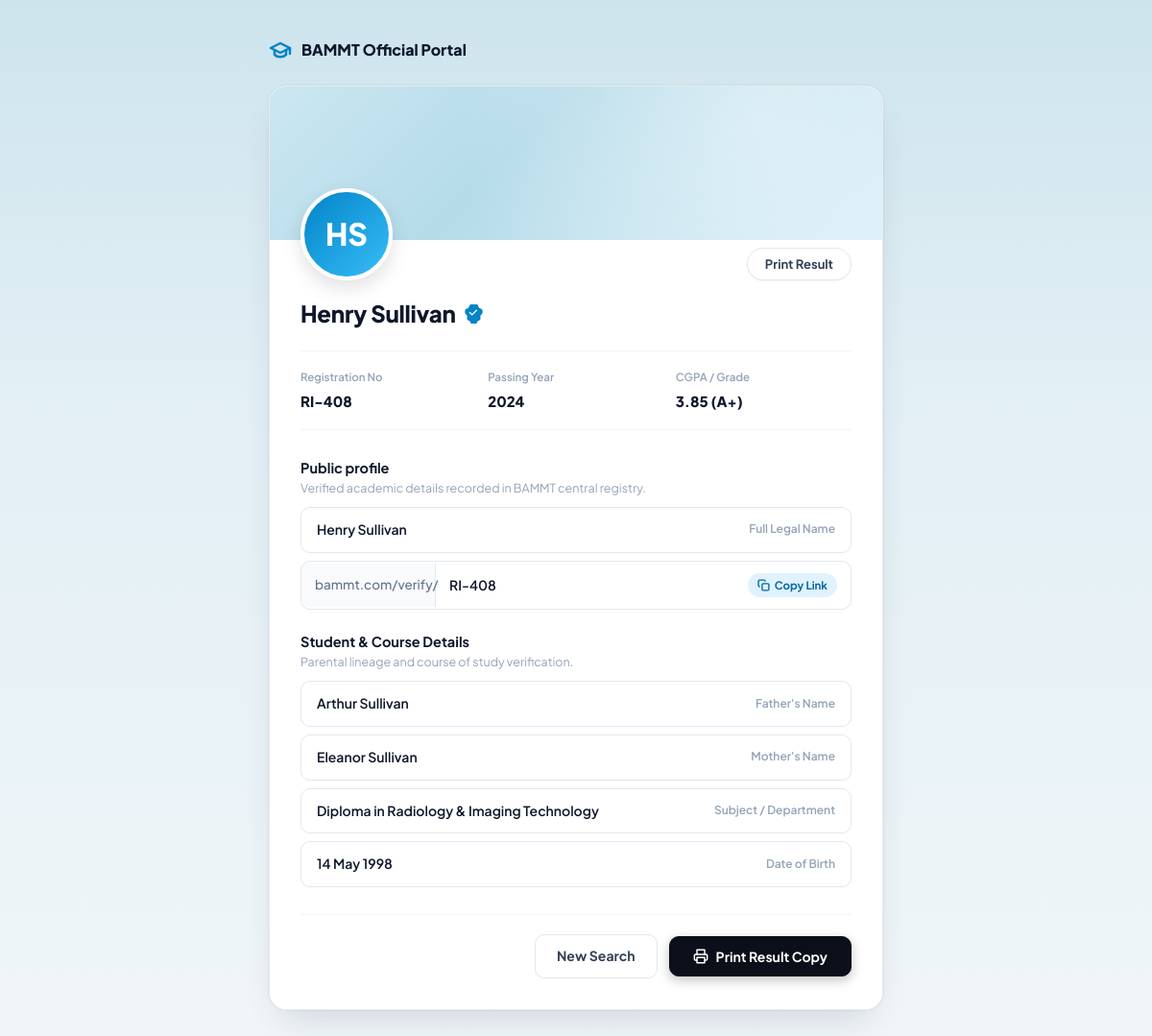
Screenshot of /certificate.php?reg=RI-408 with the database file from the repository.
### tables this page shows
CREATE TABLE IF NOT EXISTS students (
    id INT AUTO_INCREMENT PRIMARY KEY,
    registration_no VARCHAR(50) NOT NULL UNIQUE,
    roll_no VARCHAR(50) DEFAULT NULL,
    name VARCHAR(150) NOT NULL,
    father_name VARCHAR(150) DEFAULT NULL,
    mother_name VARCHAR(150) DEFAULT NULL,
    date_of_birth DATE DEFAULT NULL,
    gender VARCHAR(20) DEFAULT 'Male',
    phone VARCHAR(30) DEFAULT NULL,
    email VARCHAR(100) DEFAULT NULL,
    address TEXT DEFAULT NULL,
    subject VARCHAR(255) DEFAULT NULL,
    passing_year VARCHAR(50) DEFAULT NULL,
    cgpa VARCHAR(50) DEFAULT NULL,
    grade VARCHAR(20) DEFAULT NULL,
    photo VARCHAR(255) DEFAULT NULL,
    status ENUM('active', 'revoked') DEFAULT 'active',
    created_at TIMESTAMP DEFAULT CURRENT_TIMESTAMP,
    updated_at TIMESTAMP DEFAULT CURRENT_TIMESTAMP ON UPDATE CURRENT_TIMESTAMP,
    INDEX idx_registration (registration_no),
    INDEX idx_status (status)
);

### includes/functions.php (called while the page is built, shortened)
<?php
function h(?string $value): string
{
    return htmlspecialchars($value ?? '', ENT_QUOTES, 'UTF-8');
}
function getPhotoUrl(?string $photo): string
{
    if (!$photo || trim($photo) === '') {
        return '';
    }
    $photo = trim($photo);
    $filename = basename($photo);
    return UPLOAD_URL . $filename;
}
function initials(string $name): string
{
    $hasMb = function_exists('mb_substr');
    $sub = fn(string $s, int $len) => $hasMb ? mb_substr($s, 0, $len, 'UTF-8') : substr($s, 0, $len);
    $upper = fn(string $s) => $hasMb ? mb_strtoupper($s, 'UTF-8') : strtoupper($s);
    $parts = array_filter(preg_split('/\s+/', trim($name)));
    return $upper($sub(reset($parts), 1) . $sub(end($parts), 1));
}
function getShareableVerifyUrl(string $regNo, bool $absolute = false): string
{
    $cleanReg = rawurlencode($regNo);
    if ($absolute) {
        $isHttps = (!empty($_SERVER['HTTPS']) && $_SERVER['HTTPS'] !== 'off')
            || (!empty($_SERVER['HTTP_X_FORWARDED_PROTO']) && $_SERVER['HTTP_X_FORWARDED_PROTO'] === 'https')
            || (!empty($_SERVER['SERVER_PORT']) && $_SERVER['SERVER_PORT'] == 443);
        $protocol = $isHttps ? 'https://' : 'http://';
        $host = $_SERVER['HTTP_HOST'] ?? 'bammt.com';
        return $protocol . $host . APP_BASE_PATH . '/verify/' . $cleanReg;
    }
    return APP_BASE_PATH . '/verify/' . $cleanReg;
}

### certificate.php (the view, shortened to what this page needs)
<?php
require_once __DIR__ . '/includes/functions.php';
$reg = cleanInput($_GET['reg'] ?? '');
$pdo = getDBConnection();
$stmt = $pdo->prepare("SELECT * FROM students WHERE registration_no = ? LIMIT 1");
$stmt->execute([$reg]);
$student = $stmt->fetch();
$isRevoked = ($student['status'] === 'revoked');
$from = ($_GET['from'] ?? '') === 'admin' ? 'admin' : 'public';
$backUrl = $from === 'admin' ? getAdminUrl('students') : (APP_BASE_PATH . '/');
$backLabel = $from === 'admin' ? 'Back to Admin' : 'New Search';
$dob = $student['date_of_birth'] ? date('d F Y', strtotime($student['date_of_birth'])) : 'Not Provided';
$photoUrl = getPhotoUrl($student['photo'] ?? '');
?>
<!DOCTYPE html>
<html lang="en">
<head>
<link rel="stylesheet" href="<?= h(APP_BASE_PATH) ?>/assets/css/style.css">
</head>
<body class="verify-page-backdrop">
  <div class="verify-header-nav no-print">
    <div class="verify-nav-brand">
      <svg width="24" height="24" viewBox="0 0 24 24" fill="none" stroke="#0284c7" stroke-width="2.5" stroke-linecap="round" stroke-linejoin="round">
        <path d="M22 10v6M2 10l10-5 10 5-10 5z"></path>
        <path d="M6 12v5c3 3 9 3 12 0v-5"></path>
      </svg>
      <span>BAMMT Official Portal</span>
    </div>
  </div>
  <main class="verify-profile-card">
    <div class="verify-card-banner">
      <div class="verify-banner-overlay"></div>
    </div>
    <div class="verify-profile-body">
      <div class="verify-avatar-floating-wrapper">
        <?php if ($photoUrl): ?>
          <img src="<?= h($photoUrl) ?>" alt="<?= h($student['name']) ?>" class="verify-avatar-img" id="resultAvatarImg" onerror="this.style.display='none'; var fb=document.getElementById('resultAvatarFallback'); if(fb) fb.style.display='flex';">
          <div class="verify-avatar-fallback" id="resultAvatarFallback" style="display:none;"><?= h(initials($student['name'])) ?></div>
        <?php else: ?>
          <div class="verify-avatar-fallback"><?= h(initials($student['name'])) ?></div>
        <?php endif; ?>
        <button type="button" class="verify-top-btn no-print" onclick="window.print();">Print Result</button>
      </div>
      <h1 class="verify-name-title">
        <span><?= h($student['name']) ?></span>
        <?php if (!$isRevoked): ?>
          <span class="verified-blue-badge" title="Official Verified BAMMT Record">
          </span>
        <?php endif; ?>
      </h1>
      <div class="verify-stats-grid verify-stats-grid-3">
        <div class="verify-stat-col">
          <span class="verify-stat-label">Registration No</span>
          <span class="verify-stat-value"><?= h($student['registration_no']) ?></span>
        </div>
        <div class="verify-stat-col">
          <span class="verify-stat-label">Passing Year</span>
          <span class="verify-stat-value"><?= h($student['passing_year'] ?: '—') ?></span>
        </div>
        <div class="verify-stat-col">
          <span class="verify-stat-label">CGPA / Grade</span>
          <span class="verify-stat-value <?= $isRevoked ? 'text-danger' : '' ?>">
            <?= h($student['cgpa'] ?: 'Passed') ?> <?= $student['grade'] ? '(' . h($student['grade']) . ')' : '' ?>
          </span>
        </div>
      </div>
      <div class="verify-form-section">
        <div class="verify-section-label-group">
          <div class="verify-section-heading">Public profile</div>
          <div class="verify-section-caption">Verified academic details recorded in BAMMT central registry.</div>
        </div>
        <div class="verify-input-box">
          <span><?= h($student['name']) ?></span>
          <span style="font-size:12px; color:var(--ink-400);">Full Legal Name</span>
        </div>
        <div class="verify-input-box split-box" id="shareableLinkBox" data-copy="<?= h(getShareableVerifyUrl($student['registration_no'], true)) ?>" title="Click to copy student result verification link" style="cursor:pointer;">
          <div class="split-prefix">bammt.com/verify/</div>
          <div class="split-main" style="display:flex; justify-content:space-between; align-items:center;">
            <span><?= h($student['registration_no']) ?></span>
            <span class="copy-hint-badge" id="copyBadge">
              <svg width="13" height="13" viewBox="0 0 24 24" fill="none" stroke="currentColor" stroke-width="2.5"><rect x="9" y="9" width="13" height="13" rx="2" ry="2"></rect><path d="M5 15H4a2 2 0 0 1-2-2V4a2 2 0 0 1 2-2h9a2 2 0 0 1 2 2v1"></path></svg>
              <span>Copy Link</span>
            </span>
          </div>
        </div>
      </div>
      <div class="verify-form-section">
        <div class="verify-section-label-group">
          <div class="verify-section-heading">Student &amp; Course Details</div>
          <div class="verify-section-caption">Parental lineage and course of study verification.</div>
        </div>
        <div class="verify-input-box">
          <span><?= h($student['father_name'] ?: 'Not Stated') ?></span>
          <span style="font-size:12px; color:var(--ink-400);">Father's Name</span>
        </div>
        <div class="verify-input-box">
          <span><?= h($student['mother_name'] ?: 'Not Stated') ?></span>
          <span style="font-size:12px; color:var(--ink-400);">Mother's Name</span>
        </div>
        <div class="verify-input-box">
          <span><?= h($student['subject'] ?: 'Medical Technology') ?></span>
          <span style="font-size:12px; color:var(--ink-400);">Subject / Department</span>
        </div>
        <div class="verify-input-box">
          <span><?= h($dob) ?></span>
          <span style="font-size:12px; color:var(--ink-400);">Date of Birth</span>
        </div>
      </div>
      <div class="verify-action-footer no-print">
        <a href="<?= h($backUrl) ?>" class="btn-verify-cancel"><?= h($backLabel) ?></a>
        <button type="button" class="btn-verify-save" id="btnPrintResult">
          <span>Print Result Copy</span>
        </button>
      </div>
    </div>
  </main>
</body>
</html>

### rows the page displays
students: name "HS", name "Henry Sullivan", registration_no "RI-408", passing_year "2024", cgpa "3.85", grade "A+", father_name "Arthur Sullivan", mother_name "Eleanor Sullivan", subject "Diploma in Radiology & Imaging Technology", date_of_birth "14 May 1998"

### other values shown
$backLabel "New Search"
